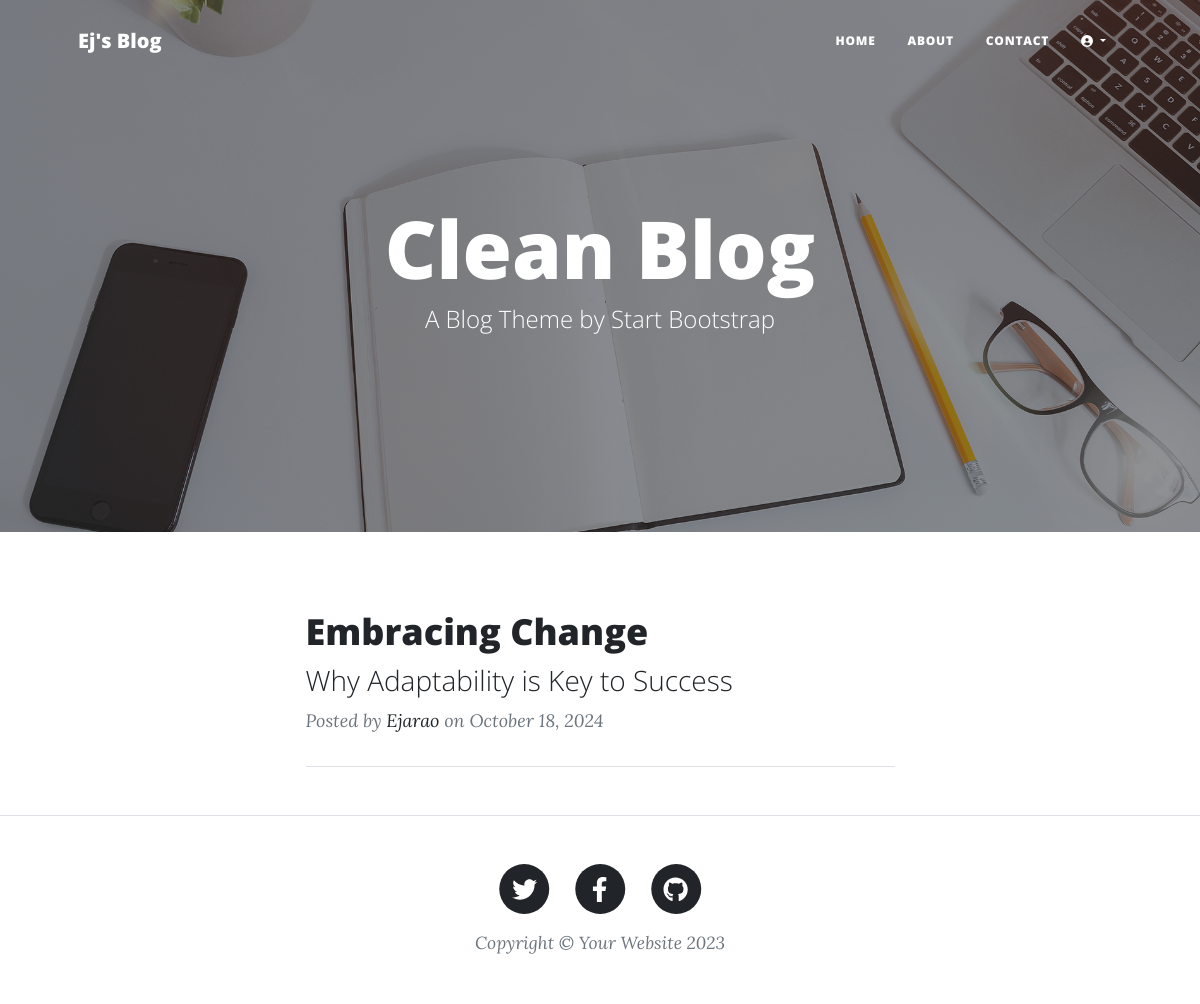
Before: / with the older database file.
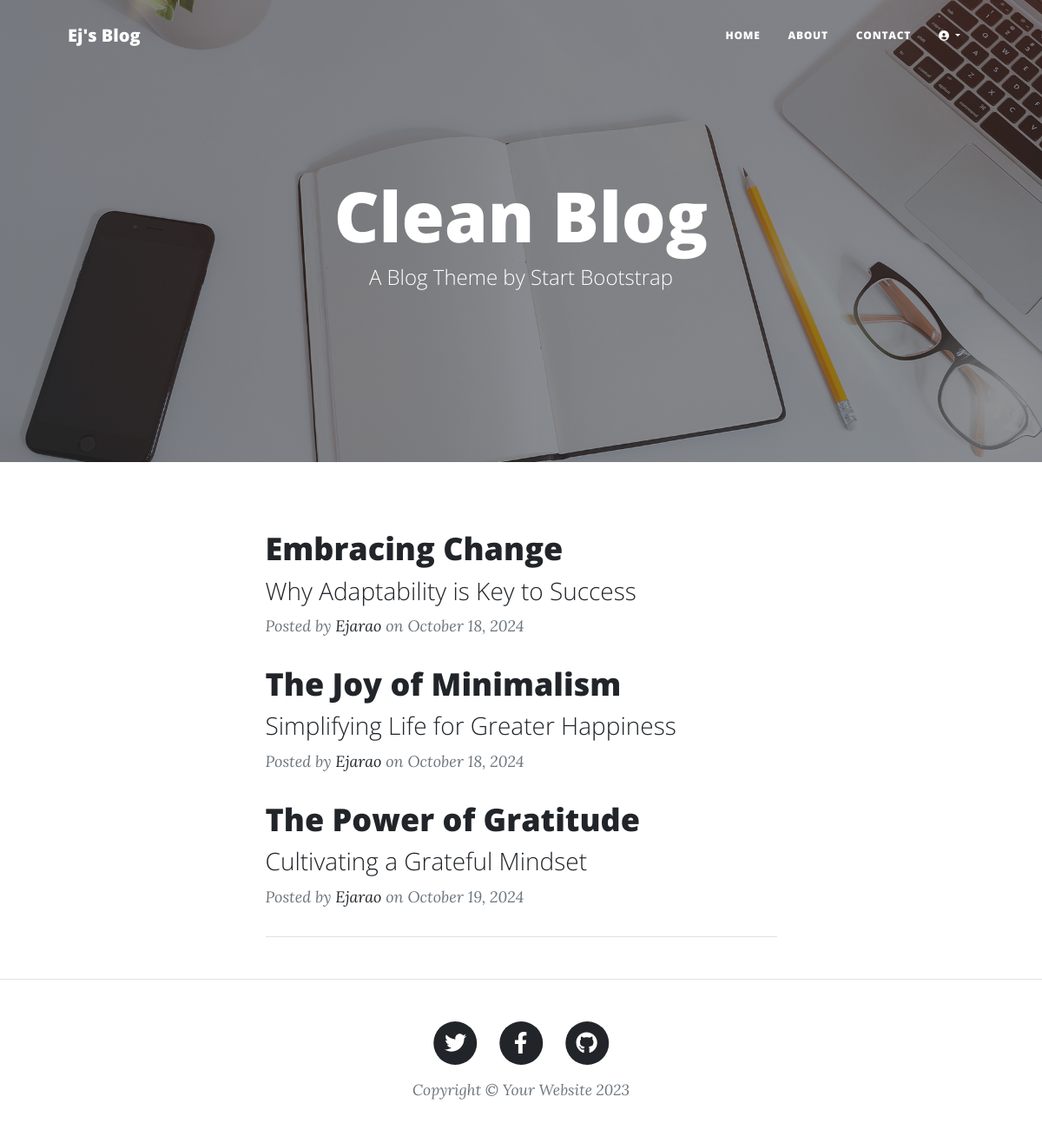
After: the same page with the newer database file.
### models.py (models this page shows, shortened)
class BlogPost(db.Model):
    __tablename__ = 'blog_post'
    id: Mapped[int] = mapped_column(Integer, primary_key=True)
    title: Mapped[str] = mapped_column(String(250), unique=True, nullable=False)
    subtitle: Mapped[str] = mapped_column(String(250), nullable=False)
    date: Mapped[str] = mapped_column(String(250), nullable=False)
    body: Mapped[str] = mapped_column(Text, nullable=False)
    img_url: Mapped[str] = mapped_column(String(250), nullable=False)
    comments = relationship('Comment', back_populates='post', cascade='all, delete-orphan')
    author_id: Mapped[int] = mapped_column(Integer, ForeignKey('user.id'), nullable=False)
    author: Mapped['User'] = relationship('User', back_populates='blog_posts')

class User(UserMixin, db.Model):
    __tablename__ = 'user'
    id: Mapped[int] = mapped_column(Integer, primary_key=True)
    username: Mapped[str] = mapped_column(String(100), unique=True, nullable=False)
    email: Mapped[str] = mapped_column(String(100), unique=True, nullable=False)
    password_hash: Mapped[str] = mapped_column(String(128), nullable=False)
    blog_posts: Mapped[list[BlogPost]] = relationship('BlogPost', back_populates='author')
    comments: Mapped[list[Comment]] = relationship('Comment', back_populates='author')

### routes.py (the view)
@app.route('/')
def home():
    bg_image_url = '/static/assets/img/home-bg.jpg'
    main_heading = 'Clean Blog'
    sub_heading = 'A Blog Theme by Start Bootstrap'
    blog_posts = BlogPost.query.all()
    return render_template('index.html', posts=blog_posts, bg_image_url=bg_image_url, main_heading=main_heading, sub_heading=sub_heading)

### templates/index.html (shortened to what this page needs)
<!DOCTYPE html>
<html lang="en">
    {% include 'base/header.html' %}
    <body>
        {% include 'base/hero.html' %}
        <div class="container px-4 px-lg-5">
            <div class="row gx-4 gx-lg-5 justify-content-center">
                <div class="col-md-10 col-lg-8 col-xl-7">
                    {% for blog_post in posts %}
                    <div class="post-preview">
                        <a href="{{ url_for('blog', post_id=blog_post.id) }}">
                            <h2 class="post-title">{{ blog_post.title }}</h2>
                            <h3 class="post-subtitle">{{ blog_post.subtitle }}</h3>
                        </a>
                        <p class="post-meta">
                            Posted by
                            <a href="{{ url_for('home') }}">{{ blog_post.author.username }}</a>
                            on {{ blog_post.date }}
                        </p>
                    </div>
                    {% endfor %}
                    <hr class="my-4" />
                </div>
            </div>
        </div>
        {% include 'base/footer.html' %}
    </body>
</html>

### templates/base/header.html (shortened to what this page needs)
<head>
    <link href="/static/css/styles.css" rel="stylesheet" />
    <nav class="navbar navbar-expand-lg navbar-light" id="mainNav">
        <div class="container px-4 px-lg-5">
            <a class="navbar-brand" href="{{ url_for('home') }}">Ej's Blog</a>
            <div class="collapse navbar-collapse" id="navbarResponsive">
                <ul class="navbar-nav ms-auto py-4 py-lg-0">
                    <li class="nav-item"><a class="nav-link px-lg-3 py-3 py-lg-4" href="{{ url_for('home') }}">Home</a></li>
                    <li class="nav-item"><a class="nav-link px-lg-3 py-3 py-lg-4" href="{{ url_for('about') }}">About</a></li>
                    <li class="nav-item"><a class="nav-link px-lg-3 py-3 py-lg-4" href="{{ url_for('contact') }}">Contact</a></li>
                    <li class="nav-item dropdown">
                        <a class="nav-link dropdown-toggle px-lg-3 py-3 py-lg-4" href="#" id="loginRegisterDropdown" role="button" data-bs-toggle="dropdown" aria-expanded="false">
                            <i class="fas fa-user-circle"></i>
                        </a>
                    </li>
                </ul>
            </div>
        </div>
    </nav>
</head>

### templates/base/hero.html
<header class="masthead" style="background-image: url('{{ bg_image_url }}')">
    <div class="container position-relative px-4 px-lg-5">
        <div class="row gx-4 gx-lg-5 justify-content-center">
            <div class="col-md-10 col-lg-8 col-xl-7">
                <div class="site-heading">
                    <h1>{{ main_heading }}</h1>
                    <span class="subheading">{{ sub_heading }}</span>
                </div>
            </div>
        </div>
    </div>
</header>

### templates/base/footer.html (shortened to what this page needs)
<footer class="border-top">
<div class="container px-4 px-lg-5">
<div class="row gx-4 gx-lg-5 justify-content-center">
    <div class="col-md-10 col-lg-8 col-xl-7">
        <ul class="list-inline text-center">
            <li class="list-inline-item">
                <a href="#!">
                    <span class="fa-stack fa-lg">
                        <i class="fas fa-circle fa-stack-2x"></i>
                        <i class="fab fa-twitter fa-stack-1x fa-inverse"></i>
                    </span>
                </a>
            </li>
            <li class="list-inline-item">
                <a href="#!">
                    <span class="fa-stack fa-lg">
                        <i class="fas fa-circle fa-stack-2x"></i>
                        <i class="fab fa-facebook-f fa-stack-1x fa-inverse"></i>
                    </span>
                </a>
            </li>
            <li class="list-inline-item">
                <a href="#!">
                    <span class="fa-stack fa-lg">
                        <i class="fas fa-circle fa-stack-2x"></i>
                        <i class="fab fa-github fa-stack-1x fa-inverse"></i>
                    </span>
                </a>
            </li>
        </ul>
        <div class="small text-center text-muted fst-italic">Copyright &copy; Your Website 2023</div>
    </div>
</div>
</div>
</footer>

Changed rows visible on the page:
added BlogPost: title "The Joy of Minimalism", subtitle "Simplifying Life for Greater Happiness", author.username "Ejarao", date "October 18, 2024"
added BlogPost: title "The Power of Gratitude", subtitle "Cultivating a Grateful Mindset", author.username "Ejarao", date "October 19, 2024"
